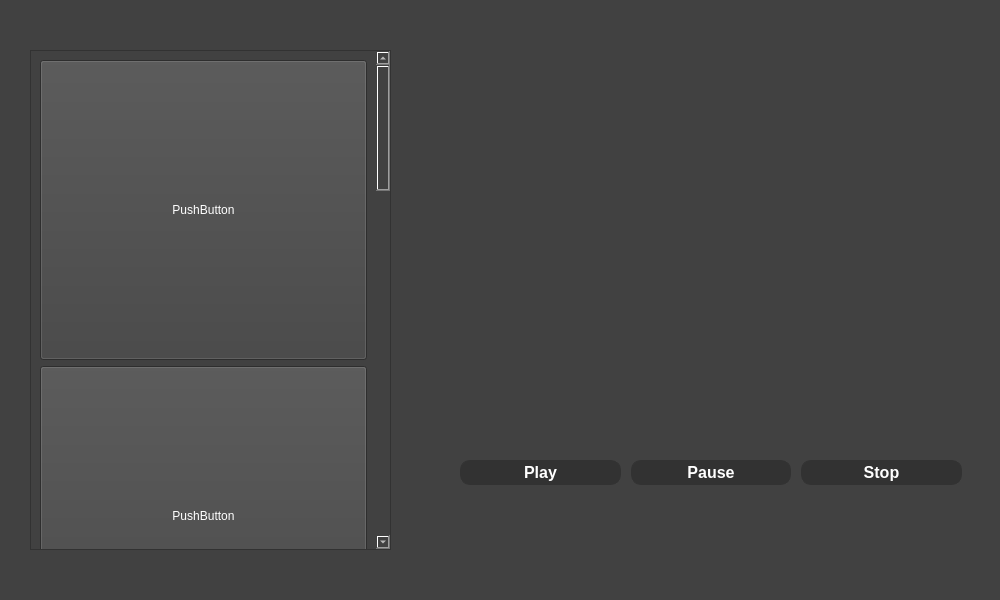
<?xml version="1.0" encoding="UTF-8"?>
<ui version="4.0">
 <class>MainWindow</class>
 <widget class="QMainWindow" name="MainWindow">
  <property name="geometry">
   <rect>
    <x>0</x>
    <y>0</y>
    <width>1000</width>
    <height>600</height>
   </rect>
  </property>
  <property name="windowTitle">
   <string>MainWindow</string>
  </property>
  <property name="styleSheet">
   <string notr="true">background-color: rgb(65, 65, 65);color: rgb(255, 255, 255)</string>
  </property>
  <widget class="QWidget" name="centralwidget">
   <widget class="QWidget" name="content" native="true">
    <property name="geometry">
     <rect>
      <x>0</x>
      <y>0</y>
      <width>400</width>
      <height>600</height>
     </rect>
    </property>
    <widget class="QScrollArea" name="scrollArea">
     <property name="geometry">
      <rect>
       <x>30</x>
       <y>50</y>
       <width>361</width>
       <height>500</height>
      </rect>
     </property>
     <property name="sizePolicy">
      <sizepolicy hsizetype="Expanding" vsizetype="Fixed">
       <horstretch>0</horstretch>
       <verstretch>0</verstretch>
      </sizepolicy>
     </property>
     <property name="minimumSize">
      <size>
       <width>0</width>
       <height>500</height>
      </size>
     </property>
     <property name="layoutDirection">
      <enum>Qt::LeftToRight</enum>
     </property>
     <property name="widgetResizable">
      <bool>true</bool>
     </property>
     <widget class="QWidget" name="scrollAreaWidgetContents">
      <property name="geometry">
       <rect>
        <x>0</x>
        <y>-1359</y>
        <width>338</width>
        <height>1857</height>
       </rect>
      </property>
      <property name="acceptDrops">
       <bool>false</bool>
      </property>
      <layout class="QVBoxLayout" name="verticalLayout_2">
       <item>
        <widget class="QPushButton" name="pushButton">
         <property name="minimumSize">
          <size>
           <width>0</width>
           <height>300</height>
          </size>
         </property>
         <property name="text">
          <string>PushButton</string>
         </property>
        </widget>
       </item>
       <item>
        <widget class="QPushButton" name="pushButton_2">
         <property name="minimumSize">
          <size>
           <width>0</width>
           <height>300</height>
          </size>
         </property>
         <property name="text">
          <string>PushButton</string>
         </property>
        </widget>
       </item>
       <item>
        <widget class="QPushButton" name="pushButton_3">
         <property name="minimumSize">
          <size>
           <width>0</width>
           <height>300</height>
          </size>
         </property>
         <property name="text">
          <string>PushButton</string>
         </property>
        </widget>
       </item>
       <item>
        <widget class="QPushButton" name="pushButton_4">
         <property name="minimumSize">
          <size>
           <width>0</width>
           <height>300</height>
          </size>
         </property>
         <property name="text">
          <string>PushButton</string>
         </property>
        </widget>
       </item>
       <item>
        <widget class="QPushButton" name="pushButton_5">
         <property name="minimumSize">
          <size>
           <width>0</width>
           <height>300</height>
          </size>
         </property>
         <property name="text">
          <string>PushButton</string>
         </property>
        </widget>
       </item>
       <item>
        <widget class="QPushButton" name="pushButton_6">
         <property name="minimumSize">
          <size>
           <width>0</width>
           <height>300</height>
          </size>
         </property>
         <property name="text">
          <string>PushButton</string>
         </property>
        </widget>
       </item>
      </layout>
     </widget>
    </widget>
   </widget>
   <widget class="QWidget" name="display" native="true">
    <property name="geometry">
     <rect>
      <x>400</x>
      <y>0</y>
      <width>600</width>
      <height>600</height>
     </rect>
    </property>
    <widget class="QWidget" name="">
     <property name="geometry">
      <rect>
       <x>60</x>
       <y>50</y>
       <width>502</width>
       <height>491</height>
      </rect>
     </property>
     <layout class="QVBoxLayout" name="verticalLayout">
      <property name="spacing">
       <number>0</number>
      </property>
      <item>
       <widget class="QWidget" name="video" native="true">
        <property name="minimumSize">
         <size>
          <width>480</width>
          <height>270</height>
         </size>
        </property>
        <property name="maximumSize">
         <size>
          <width>500</width>
          <height>300</height>
         </size>
        </property>
        <property name="styleSheet">
         <string notr="true">background-color: rgb(65, 65, 65)</string>
        </property>
       </widget>
      </item>
      <item>
       <layout class="QHBoxLayout" name="horizontalLayout">
        <property name="spacing">
         <number>10</number>
        </property>
        <item>
         <widget class="QPushButton" name="Play">
          <property name="enabled">
           <bool>true</bool>
          </property>
          <property name="font">
           <font>
            <family>Arial</family>
            <pointsize>12</pointsize>
            <weight>75</weight>
            <bold>true</bold>
           </font>
          </property>
          <property name="styleSheet">
           <string notr="true">QPushButton{
border: 1px solid rgb(50, 50, 50); border-radius:10px; padding:2px 4px;
background-color: rgb(50, 50, 50);
}
QPushButton:hover{background-color: rgb(170, 170, 170); color: black;}
QPushButton:pressed{background-color:rgb(200, 200, 200); border-style: inset; }</string>
          </property>
          <property name="text">
           <string>Play</string>
          </property>
         </widget>
        </item>
        <item>
         <widget class="QPushButton" name="Pause">
          <property name="font">
           <font>
            <family>Arial</family>
            <pointsize>12</pointsize>
            <weight>75</weight>
            <bold>true</bold>
           </font>
          </property>
          <property name="styleSheet">
           <string notr="true">QPushButton{
border: 1px solid rgb(50, 50, 50); border-radius:10px; padding:2px 4px;
background-color: rgb(50, 50, 50);
}
QPushButton:hover{background-color: rgb(170, 170, 170); color: black;}
QPushButton:pressed{background-color:rgb(200, 200, 200); border-style: inset; }</string>
          </property>
          <property name="text">
           <string>Pause</string>
          </property>
         </widget>
        </item>
        <item>
         <widget class="QPushButton" name="Stop">
          <property name="font">
           <font>
            <family>Arial</family>
            <pointsize>12</pointsize>
            <weight>75</weight>
            <bold>true</bold>
           </font>
          </property>
          <property name="styleSheet">
           <string notr="true">QPushButton{
border: 1px solid rgb(50, 50, 50); border-radius:10px; padding:2px 4px;
background-color: rgb(50, 50, 50);
}
QPushButton:hover{background-color: rgb(170, 170, 170); color: black;}
QPushButton:pressed{background-color:rgb(200, 200, 200); border-style: inset; }</string>
          </property>
          <property name="text">
           <string>Stop</string>
          </property>
         </widget>
        </item>
       </layout>
      </item>
     </layout>
    </widget>
   </widget>
  </widget>
 </widget>
 <resources/>
 <connections/>
</ui>
